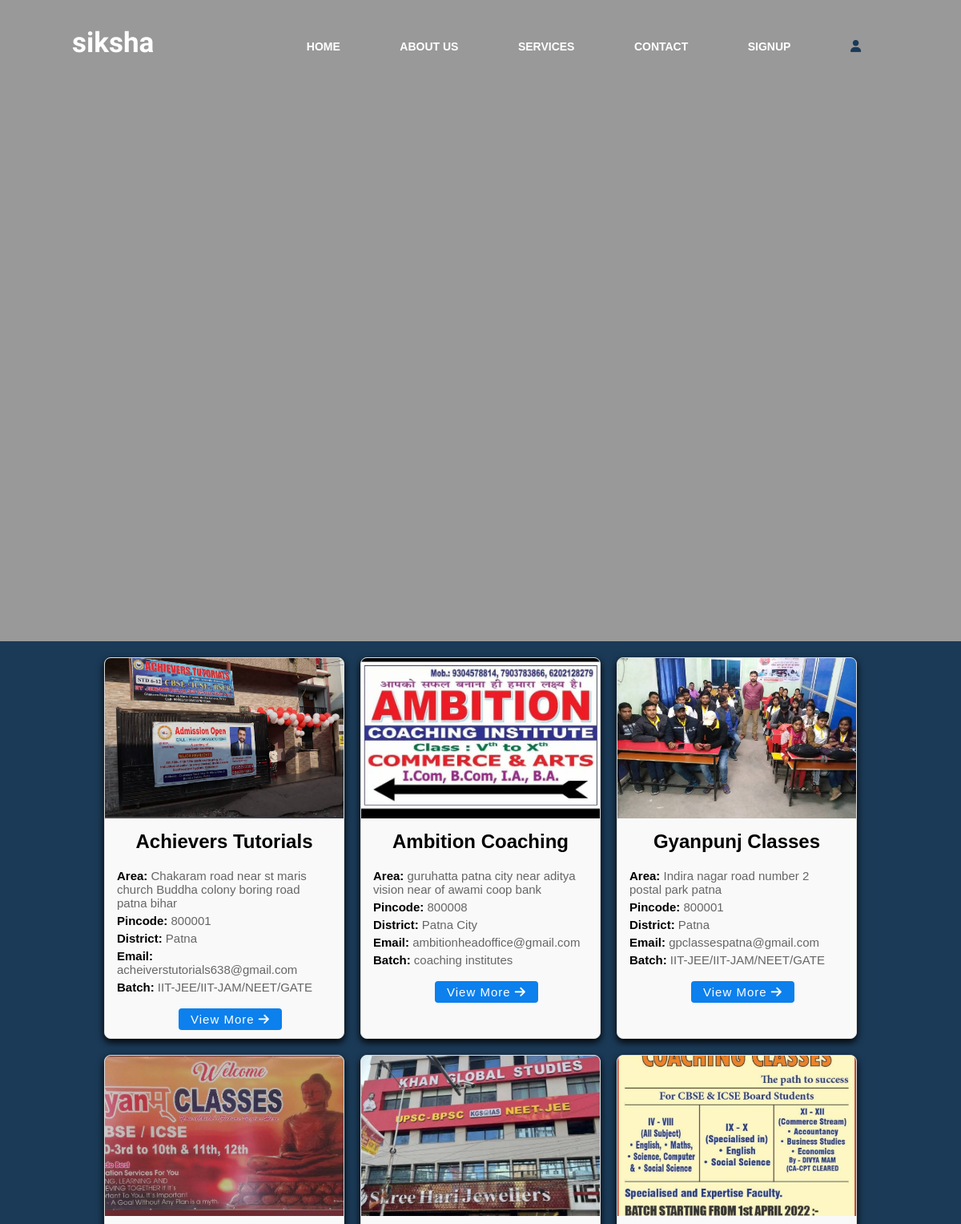
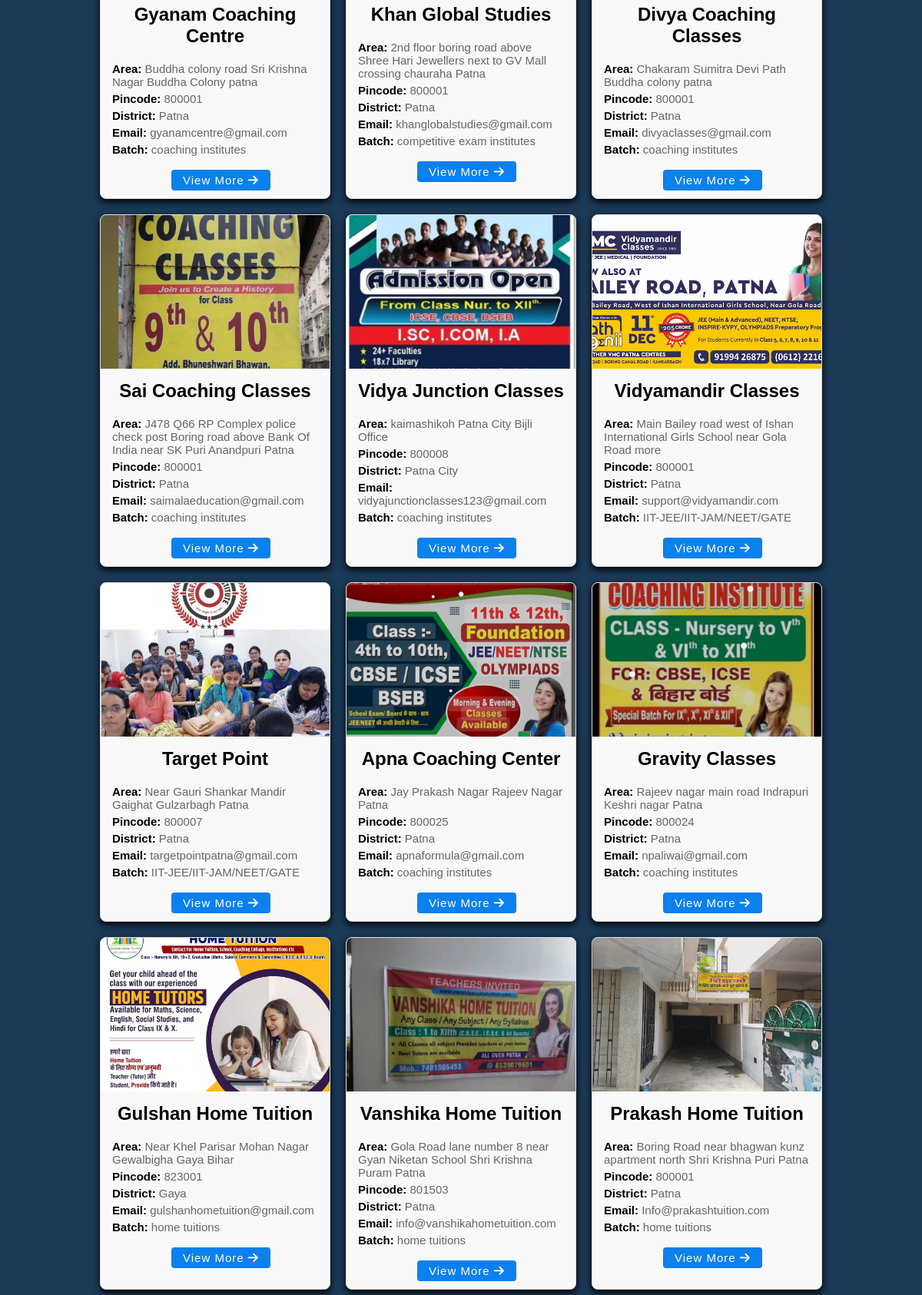
The app's page /home.php (upper part) with its own data (2 pictures, top to bottom).
### tables this page shows
CREATE TABLE `users` (
  `id` int(11) NOT NULL,
  `name` varchar(255) NOT NULL,
  `area_name` text NOT NULL,
  `pincode` varchar(6) NOT NULL,
  `district_name` varchar(255) NOT NULL,
  `state_name` varchar(255) NOT NULL,
  `email` varchar(255) NOT NULL,
  `contact_number` varchar(15) NOT NULL,
  `landmark` text DEFAULT NULL,
  `block_name` varchar(255) DEFAULT NULL,
  `batch` enum('home tuitions','coaching institutes','competitive exam institutes','career counsellors','online tutorials','IIT-JEE/IIT-JAM/NEET/GATE','CCA/CA/LAW/IAS') DEFAULT NULL,
  `avatar` varchar(512) DEFAULT NULL,
  `role` enum('admin','user') DEFAULT 'user',
  `created_at` timestamp NOT NULL DEFAULT current_timestamp(),
  `approve` varchar(20) NOT NULL,
  `admin_id` int(11) DEFAULT NULL
);

### home.php (the view, shortened to what this page needs)
<?php
$servername = "localhost";
$username = "root";
$password = "";
$dbname = "registration_system";
$conn = new mysqli($servername, $username, $password, $dbname);
?>
<html lang="en">
<head>
   <link rel="stylesheet"  href="ho.css">
   <link rel="stylesheet" href="https://cdnjs.cloudflare.com/ajax/libs/font-awesome/6.7.2/css/all.min.css" />
</head>
<body>
   <header>
  <div class="banner">
   <div class="navbar">
      <h1 class="logo">siksha</h1>
      <ul>
         <li><a href="home.php">Home</a></li>
         <li><a href="aboutus.php">About Us</a></li>
         <li><a href="services.php">Services</a></li>
         <li><a href="co.php">Contact</a></li>
         <li><a href="register.php">Signup</a></li>
         <li><a href="admin_login.php"><i class="fa-solid fa-user"></i></a></li>
      </ul>
   </div>
   <div class="content">
   </div>
  </div>
  </header>
  <div class="product" id="products"><main>
    <?php
    $sql = "SELECT id, name, area_name, pincode,  district_name, email, batch, avatar FROM users WHERE approve = 'approved'";
    $result = $conn->query($sql);
    if ($result->num_rows > 0) {
        echo "<div class='data-container'>";
        while ($row = $result->fetch_assoc()) {
            echo "<div class='data-card'>";
            echo "<img class='avatar' src='uploads/" . htmlspecialchars($row["avatar"]) . "' alt='User Avatar'>";
            echo "<div class='card-content'>";
            echo "<h3>" . htmlspecialchars($row["name"]) . "</h3>";
            echo "<p><strong>Area:</strong> " . htmlspecialchars($row["area_name"]) . "</p>";
            echo "<p><strong>Pincode:</strong> " . htmlspecialchars($row["pincode"]) . "</p>";
            echo "<p><strong>District:</strong> " . htmlspecialchars($row["district_name"]) . "</p>";
            echo "<p><strong>Email:</strong> " . htmlspecialchars($row["email"]) . "</p>";
            echo "<p><strong>Batch:</strong> " . htmlspecialchars($row["batch"]) . "</p>";
              echo "<br><a href='details.php?id=" . $row['id'] . "' class='view_btn'>View More <i class='fas fa-arrow-right'></i></a>";
            echo "</div>";
            echo "</div>";
        }
        echo "</div>";
    } else {
        echo "<p>No approved users found.</p>";
    }
    ?>
</main></div>
</body>
</html>

### ho.css (style rules this page uses)
* { margin: 0; padding: 0; font-family: sans-serif; box-sizing: border-box; }
.banner { width: 100%; height: 100vh; background-image: linear-gradient(rgba(0,0,0,0.40),rgba(0,0,0,0.40)); background-position: center; background-size: cover; }
.navbar { width: 90%; padding: 30px; margin: auto; display: flex; align-items: center; justify-content: space-between; }
.logo { width: 160px; margin-top: -10px; font-family: "Rubik Vinyl", serif; font-size: 35px; font-weight: 700; color: white; }
.navbar ul li { list-style: none; display: inline-block; margin: 20px; }
.navbar ul li a { text-decoration: none; text-transform: uppercase; color: white; font-weight: 600; padding: 15px; font-size: 14px; }
.navbar ul li a i { color: #1B3A57; font-size: 15px; }
.content { width: 100%; position: absolute; color: white; top: 45%; transform: translateY(-50%); text-align: center; }
a { text-decoration: none; }
.data-container { display: flex; flex-wrap: wrap; gap: 20px; padding: 20px; justify-content: center; background-color: #1B3A57; }
.data-card { background-color: #f9f9f9; border: 1px solid #ddd; border-radius: 8px; width: 300px; overflow: hidden; box-shadow: 0 4px 10px black; transition: 1s; cursor: pointer; }
.data-card .avatar { width: 100%; height: 200px; object-fit: cover; }
.data-card .card-content { padding: 15px; }
.data-card h3 { margin-top: 0; font-size: 1.5rem; color: black; text-align: center; padding-bottom: 15px; }
.data-card p { margin: 5px 0; font-size:15px; color: #666; }
.data-card p strong { color: black; font-size: 15px; }
a.view_btn { background: #0c80ed; padding: 5px 15px; border: none; outline: none; color: #fff; letter-spacing: 1px; cursor: pointer; font-size: 15px; font-weight: 200; margin-left: 77px; border-radius: 4px; }

### records on screen
users: avatar (picture), name "Achievers Tutorials", area_name "Chakaram road near st maris church Buddha colony boring road patna bihar", pincode "800001", district_name "Patna", email "acheiverstutorials638@gmail.com", batch "IIT-JEE/IIT-JAM/NEET/GATE"
users: avatar (picture), name "Ambition Coaching", area_name "guruhatta patna city near aditya vision near of awami coop bank", pincode "800008", district_name "Patna City", email "ambitionheadoffice@gmail.com", batch "coaching institutes"
users: avatar (picture), name "Gyanpunj Classes", area_name "Indira nagar road number 2 postal park patna", pincode "800001", district_name "Patna", email "gpclassespatna@gmail.com", batch "IIT-JEE/IIT-JAM/NEET/GATE"
users: avatar (picture), name "Gyanam Coaching Centre", area_name "Buddha colony road Sri Krishna Nagar Buddha Colony patna", pincode "800001", district_name "Patna", email "gyanamcentre@gmail.com", batch "coaching institutes"
users: avatar (picture), name "Khan Global Studies", area_name "2nd floor boring road above Shree Hari Jewellers next to GV Mall crossing chauraha Patna", pincode "800001", district_name "Patna", email "khanglobalstudies@gmail.com", batch "competitive exam institutes"
users: avatar (picture), name "Divya Coaching Classes", area_name "Chakaram Sumitra Devi Path Buddha colony patna", pincode "800001", district_name "Patna", email "divyaclasses@gmail.com", batch "coaching institutes"
users: avatar (picture), name "Sai Coaching Classes", area_name "J478 Q66 RP Complex police check post Boring road above Bank Of India near SK Puri Anandpuri Patna", pincode "800001", district_name "Patna", email "saimalaeducation@gmail.com", batch "coaching institutes"
users: avatar (picture), name "Vidya Junction Classes", area_name "kaimashikoh Patna City Bijli Office", pincode "800008", district_name "Patna City", email "vidyajunctionclasses123@gmail.com", batch "coaching institutes"
users: avatar (picture), name "Vidyamandir Classes", area_name "Main Bailey road west of Ishan International Girls School near Gola Road more", pincode "800001", district_name "Patna", email "support@vidyamandir.com", batch "IIT-JEE/IIT-JAM/NEET/GATE"
users: avatar (picture), name "Target Point", area_name "Near Gauri Shankar Mandir Gaighat Gulzarbagh Patna", pincode "800007", district_name "Patna", email "targetpointpatna@gmail.com", batch "IIT-JEE/IIT-JAM/NEET/GATE"
users: avatar (picture), name "Apna Coaching Center", area_name "Jay Prakash Nagar Rajeev Nagar Patna", pincode "800025", district_name "Patna", email "apnaformula@gmail.com", batch "coaching institutes"
users: avatar (picture), name "Gravity Classes", area_name "Rajeev nagar main road Indrapuri Keshri nagar Patna", pincode "800024", district_name "Patna", email "npaliwai@gmail.com", batch "coaching institutes"
users: avatar (picture), name "Gulshan Home Tuition", area_name "Near Khel Parisar Mohan Nagar Gewalbigha Gaya Bihar", pincode "823001", district_name "Gaya", email "gulshanhometuition@gmail.com", batch "home tuitions"
users: avatar (picture), name "Vanshika Home Tuition", area_name "Gola Road lane number 8 near Gyan Niketan School Shri Krishna Puram Patna", pincode "801503", district_name "Patna", email "info@vanshikahometuition.com", batch "home tuitions"
users: avatar (picture), name "Prakash Home Tuition", area_name "Boring Road near bhagwan kunz apartment north Shri Krishna Puri Patna", pincode "800001", district_name "Patna", email "Info@prakashtuition.com", batch "home tuitions"
